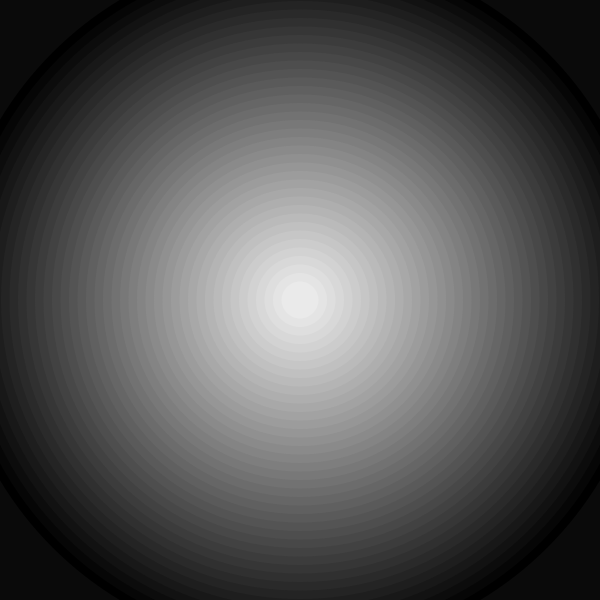
Frame 1 (no input)
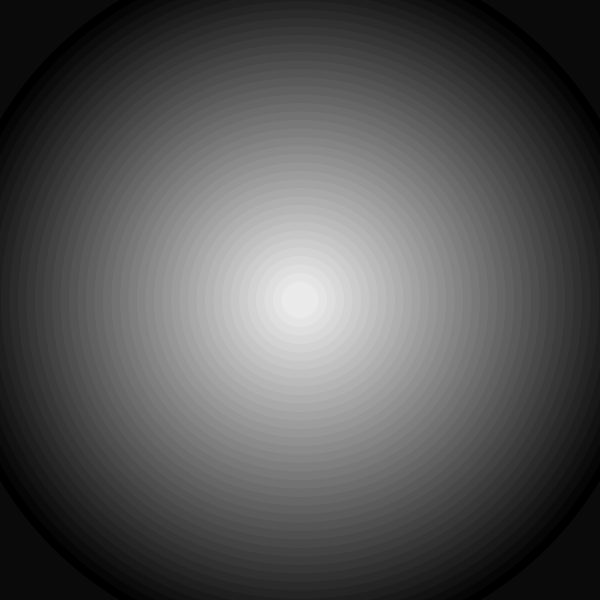
Frame 2 (the mouse pressed at the canvas centre, redrawn once)

The Processing sketch that drew these frames (run headless with seeded random() and noise(); the mouse was pressed at the canvas centre and the sketch redrawn once):

// Processing sketch: processing_186587
// ── processing_186587.pde

/*=======================================
"Into The Light"
Functions Lab
Simple Gradient of "Light" created using functions
   
Modified 2/19/2015
     
Sarah Hockman
hockman.25@osu.edu
hockman.25@gmail.com
     
Art 3001
     
=======================================*/

void setup() {
  size(600, 600);
  background(10);
  noStroke();
  noLoop();
}

void draw() {

  drawEllipse(width*0.5, height*0.5, 700, 40);
  //draws scaling ellipse 
  //width&height*0.5 allows for centering
  //700=ellipse size, 40=spacing of redrawn ellipses

}

void drawEllipse(float x, float y, int size, int n) { //setup function
  //Each call to drawEllipse() specifies position, size, total number of ellipses drawn
  float vortex = 255/n; //setup fill gradient
  float rays = size/n; //initiates size of each ellipse, size/number
  for (int i = 0; i < n; i++) {
    
    fill(i*vortex); //allows ellipses to appear as gradient
    ellipse(x, y, size - i*rays, size - i*rays); //ellipse function
  }
}
